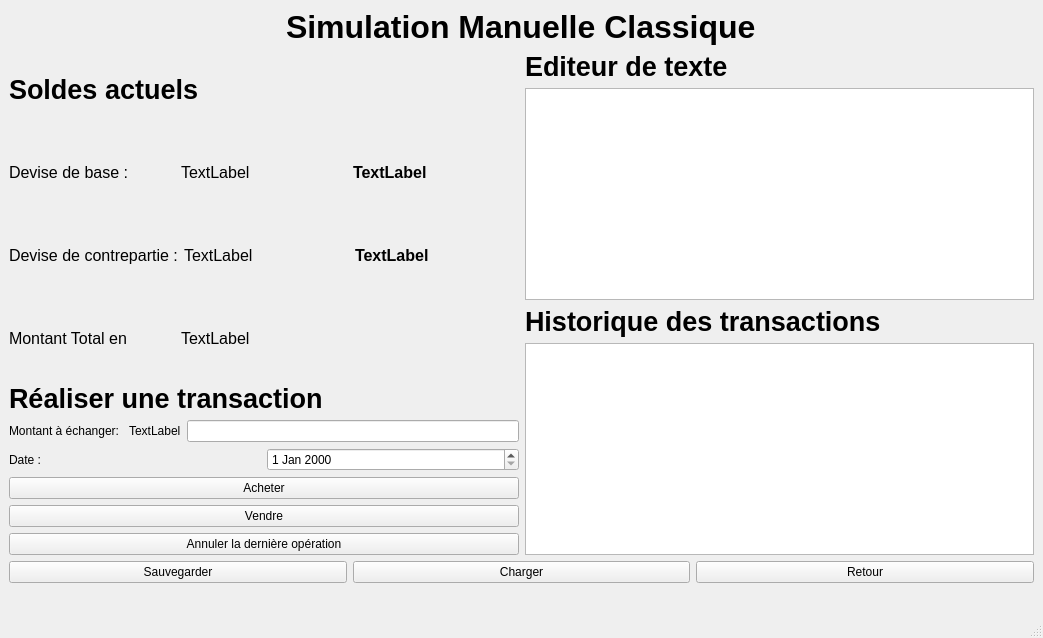
<?xml version="1.0" encoding="UTF-8"?>
<ui version="4.0">
 <class>SimulationManualC</class>
 <widget class="QMainWindow" name="SimulationManualC">
  <property name="geometry">
   <rect>
    <x>0</x>
    <y>0</y>
    <width>1043</width>
    <height>638</height>
   </rect>
  </property>
  <property name="windowTitle">
   <string>MainWindow</string>
  </property>
  <widget class="QWidget" name="centralwidget">
   <layout class="QVBoxLayout" name="verticalLayout_5">
    <item>
     <layout class="QVBoxLayout" name="verticalLayout_4">
      <item alignment="Qt::AlignHCenter">
       <widget class="QLabel" name="label">
        <property name="font">
         <font>
          <pointsize>24</pointsize>
          <weight>75</weight>
          <bold>true</bold>
         </font>
        </property>
        <property name="text">
         <string>Simulation Manuelle Classique</string>
        </property>
       </widget>
      </item>
      <item>
       <layout class="QHBoxLayout" name="horizontalLayout_5">
        <item>
         <layout class="QVBoxLayout" name="verticalLayout_2">
          <item>
           <widget class="QLabel" name="label_4">
            <property name="font">
             <font>
              <pointsize>20</pointsize>
              <weight>75</weight>
              <bold>true</bold>
             </font>
            </property>
            <property name="text">
             <string>Soldes actuels</string>
            </property>
           </widget>
          </item>
          <item>
           <layout class="QHBoxLayout" name="horizontalLayout_4">
            <item>
             <widget class="QLabel" name="label_7">
              <property name="font">
               <font>
                <pointsize>12</pointsize>
               </font>
              </property>
              <property name="text">
               <string>Devise de base : </string>
              </property>
             </widget>
            </item>
            <item>
             <widget class="QLabel" name="label_DBase">
              <property name="font">
               <font>
                <pointsize>12</pointsize>
               </font>
              </property>
              <property name="text">
               <string>TextLabel</string>
              </property>
             </widget>
            </item>
            <item>
             <widget class="QLabel" name="label_MDBase">
              <property name="font">
               <font>
                <pointsize>12</pointsize>
                <weight>75</weight>
                <bold>true</bold>
               </font>
              </property>
              <property name="text">
               <string>TextLabel</string>
              </property>
             </widget>
            </item>
           </layout>
          </item>
          <item>
           <layout class="QHBoxLayout" name="horizontalLayout_3">
            <item>
             <widget class="QLabel" name="label_10">
              <property name="font">
               <font>
                <pointsize>12</pointsize>
               </font>
              </property>
              <property name="text">
               <string>Devise de contrepartie :</string>
              </property>
             </widget>
            </item>
            <item>
             <widget class="QLabel" name="label_DContrepartie">
              <property name="font">
               <font>
                <pointsize>12</pointsize>
               </font>
              </property>
              <property name="text">
               <string>TextLabel</string>
              </property>
             </widget>
            </item>
            <item>
             <widget class="QLabel" name="label_MDContrepartie">
              <property name="font">
               <font>
                <pointsize>12</pointsize>
                <weight>75</weight>
                <bold>true</bold>
               </font>
              </property>
              <property name="text">
               <string>TextLabel</string>
              </property>
             </widget>
            </item>
           </layout>
          </item>
          <item>
           <layout class="QHBoxLayout" name="horizontalLayout_7">
            <item>
             <widget class="QLabel" name="label_9">
              <property name="font">
               <font>
                <pointsize>12</pointsize>
               </font>
              </property>
              <property name="text">
               <string>Montant Total en </string>
              </property>
             </widget>
            </item>
            <item>
             <widget class="QLabel" name="label_DTotal">
              <property name="font">
               <font>
                <pointsize>12</pointsize>
               </font>
              </property>
              <property name="text">
               <string>TextLabel</string>
              </property>
             </widget>
            </item>
            <item>
             <widget class="QLabel" name="label_MTotal">
              <property name="font">
               <font>
                <pointsize>12</pointsize>
                <weight>75</weight>
                <bold>true</bold>
               </font>
              </property>
              <property name="text">
               <string/>
              </property>
             </widget>
            </item>
           </layout>
          </item>
          <item>
           <layout class="QVBoxLayout" name="verticalLayout">
            <item>
             <widget class="QLabel" name="label_3">
              <property name="font">
               <font>
                <pointsize>20</pointsize>
                <weight>75</weight>
                <bold>true</bold>
               </font>
              </property>
              <property name="text">
               <string>Réaliser une transaction</string>
              </property>
             </widget>
            </item>
            <item>
             <layout class="QHBoxLayout" name="horizontalLayout">
              <item>
               <widget class="QLabel" name="label_5">
                <property name="text">
                 <string>Montant à échanger: </string>
                </property>
               </widget>
              </item>
              <item>
               <widget class="QLabel" name="label_Dchange">
                <property name="text">
                 <string>TextLabel</string>
                </property>
               </widget>
              </item>
              <item>
               <widget class="QLineEdit" name="lineEdit_Montant"/>
              </item>
             </layout>
            </item>
            <item>
             <layout class="QHBoxLayout" name="horizontalLayout_2">
              <item>
               <widget class="QLabel" name="label_6">
                <property name="text">
                 <string>Date : </string>
                </property>
               </widget>
              </item>
              <item>
               <widget class="QDateEdit" name="dateEdit_Transaction"/>
              </item>
             </layout>
            </item>
            <item>
             <widget class="QPushButton" name="pushButton_Buy">
              <property name="text">
               <string>Acheter</string>
              </property>
             </widget>
            </item>
            <item>
             <widget class="QPushButton" name="pushButton_Sell">
              <property name="text">
               <string>Vendre</string>
              </property>
             </widget>
            </item>
            <item>
             <widget class="QPushButton" name="pushButton_Cancel">
              <property name="text">
               <string>Annuler la dernière opération</string>
              </property>
             </widget>
            </item>
           </layout>
          </item>
         </layout>
        </item>
        <item>
         <layout class="QVBoxLayout" name="verticalLayout_3">
          <item>
           <widget class="QLabel" name="label_2">
            <property name="font">
             <font>
              <pointsize>20</pointsize>
              <weight>75</weight>
              <bold>true</bold>
             </font>
            </property>
            <property name="text">
             <string>Editeur de texte</string>
            </property>
           </widget>
          </item>
          <item>
           <widget class="QTextEdit" name="textEdit"/>
          </item>
          <item>
           <widget class="QLabel" name="label_TransactionHistory">
            <property name="font">
             <font>
              <pointsize>20</pointsize>
              <weight>75</weight>
              <bold>true</bold>
             </font>
            </property>
            <property name="text">
             <string>Historique des transactions</string>
            </property>
           </widget>
          </item>
          <item>
           <widget class="QTableWidget" name="tableWidget_history"/>
          </item>
         </layout>
        </item>
       </layout>
      </item>
      <item>
       <layout class="QHBoxLayout" name="horizontalLayout_6">
        <item>
         <widget class="QPushButton" name="pushButton_Save">
          <property name="text">
           <string>Sauvegarder</string>
          </property>
         </widget>
        </item>
        <item>
         <widget class="QPushButton" name="pushButton_Load">
          <property name="text">
           <string>Charger</string>
          </property>
         </widget>
        </item>
        <item>
         <widget class="QPushButton" name="pushButton_Quit">
          <property name="text">
           <string>Retour</string>
          </property>
         </widget>
        </item>
       </layout>
      </item>
     </layout>
    </item>
    <item>
     <widget class="QLabel" name="label_erreurDate">
      <property name="font">
       <font>
        <pointsize>12</pointsize>
        <weight>75</weight>
        <bold>true</bold>
       </font>
      </property>
      <property name="text">
       <string/>
      </property>
     </widget>
    </item>
   </layout>
  </widget>
  <widget class="QMenuBar" name="menubar">
   <property name="geometry">
    <rect>
     <x>0</x>
     <y>0</y>
     <width>1043</width>
     <height>21</height>
    </rect>
   </property>
  </widget>
  <widget class="QStatusBar" name="statusbar"/>
 </widget>
 <resources/>
 <connections/>
</ui>
